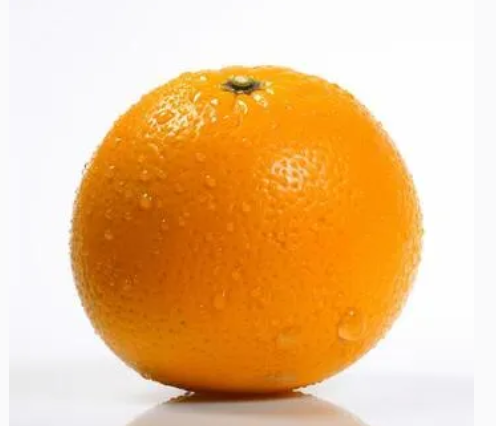
#> input picture TP1/naranja.jpg, 496 x 426 px, found by its file name
$ python 'ejercicio_20_Transformaciones y filtros copy.py'   (older library calls are emulated)
#> lines starting #> are read from the running program, lines starting #| are printed output that depends on the picture
### TP1/ejercicio_18_Transformaciones_y_filtros.py
"""
18
Comparar suavizados
Aplicá blur, GaussianBlur, medianBlur y bilateralFilter
con parámetros equivalentes sobre la misma foto. Ordená
los cuatro resultados de más a menos nítido usando la
 varianza del laplaciano como medida.

Pistacv2.Laplacian(gris, cv2.CV_64F).var() es un estimador
simple de nitidez.
"""
'''
recordar:
blur → promedio simple de los vecinos.
GaussianBlur → promedio ponderado, dando más importancia a
los píxeles cercanos.
medianBlur → reemplaza cada píxel por la mediana de sus vecinos;
es especialmente útil contra ruido tipo “sal y pimienta”.
bilateralFilter → suaviza pero intenta conservar los bordes.
'''


import cv2
import numpy as np
import time

ALFA = 1.4
RUTA="TP1/naranja.jpg"
BETA = 20

def calcular_nitidez(img):
    if len(img.shape) == 3:
        gris = cv2.cvtColor(img, cv2.COLOR_BGR2GRAY)
    else:
        gris = img

    laplaciano = cv2.Laplacian(gris, cv2.CV_64F)

    return laplaciano.var()
# [45 lines left out: function main, not called in this run]


'''
Orden de nitidez: medianBlur (11,03) > GaussianBlur (4,76) > bilateralFilter (2,78) > blur (2,45).
La varianza del Laplaciano se utilizó como medida de nitidez,
ya que valores mayores indican una mayor presencia de cambios
bruscos de intensidad asociados a los bordes.
El orden obtenido corresponde a la imagen utilizada y a
 los parámetros seleccionados para cada filtro.
'''

# [2 lines that do not run on import are left out]

### TP1/ejercicio_20_Transformaciones y filtros copy.py
"""
20
Efecto del tamaño del kernel
Aplicá desenfoque gaussiano con kernels de 3, 7, 15 y 31 píxeles de lado. Guardá cada salida y graficá la varianza del laplaciano en función del tamaño del kernel.

PistaEl lado del kernel tiene que ser impar.
"""


import cv2
import numpy as np
import matplotlib.pyplot as plt
from ejercicio_18_Transformaciones_y_filtros import calcular_nitidez

ALFA = 1.4
RUTA="TP1/naranja.jpg"
BETA = 20


def main():
    img = cv2.imread(RUTA)
#> img is the input picture: shape (426, 496, 3); mean B, G, R 143.9, 193.7, 236.5

    tamanios = [3, 7, 15, 31]

    resultados = []

    for tamanio in tamanios:

        resultado = cv2.GaussianBlur(
            img,
            (tamanio, tamanio),
            0
        )

        nitidez = calcular_nitidez(resultado)

        resultados.append((tamanio, nitidez))

        cv2.imwrite(
            f"gaussian_{tamanio}.png",
            resultado
        )
#> this loop made 4 passes
#> nitidez on passes 1 to 4: 9.47, 3.08, 1.44, 1.09
#> pass 1, in calcular_nitidez, `gris = cv2.cvtColor(img, cv2.COLOR_BGR2GRAY)`:
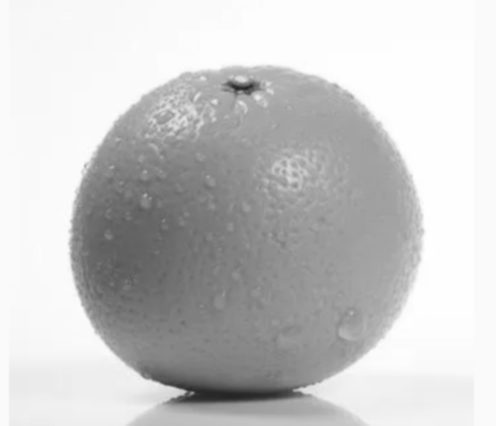
#> gris: shape (426, 496); min 37, max 255, mean 200.8
#> pass 1, in calcular_nitidez, `laplaciano = cv2.Laplacian(gris, cv2.CV_64F)`:
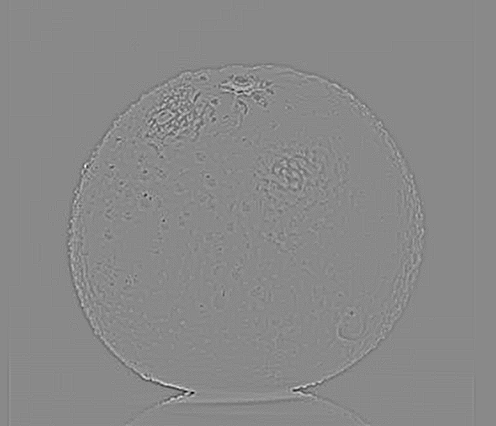
#> laplaciano: shape (426, 496) float64; min -69, max 59, mean 0; drawn with min black and max white
#> after the loop:
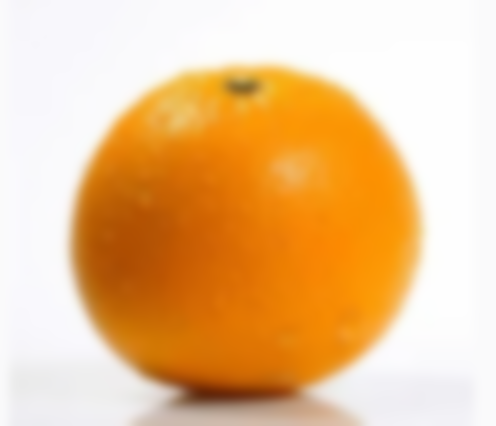
#> resultado: shape (426, 496, 3); mean B, G, R 143.9, 193.7, 236.5
#> after the loop, resultados = [(3, 9.47), (7, 3.08), (15, 1.44), (31, 1.09)]

    print("Varianza del Laplaciano:")

    for tamanio, nitidez in resultados:
        print(f"Kernel {tamanio}x{tamanio}: {nitidez:.2f}")
#> this loop made 4 passes
#| Kernel 3x3: 9.47
#| Kernel 7x7: 3.08
#| Kernel 15x15: 1.44
#| Kernel 31x31: 1.09

    # Gráfico
    tamanios_grafico = [x[0] for x in resultados]
#> tamanios_grafico = [3, 7, 15, 31]
    nitidez_grafico = [x[1] for x in resultados]
#> nitidez_grafico = [9.47, 3.08, 1.44, 1.09]

    plt.figure(figsize=(8, 5))

    plt.plot(
        tamanios_grafico,
        nitidez_grafico,
        marker="o"
    )

    plt.title("Nitidez según el tamaño del kernel")
    plt.xlabel("Tamaño del kernel")
    plt.ylabel("Varianza del Laplaciano")
    plt.xticks(tamanios)
    plt.grid(True)

    plt.show()
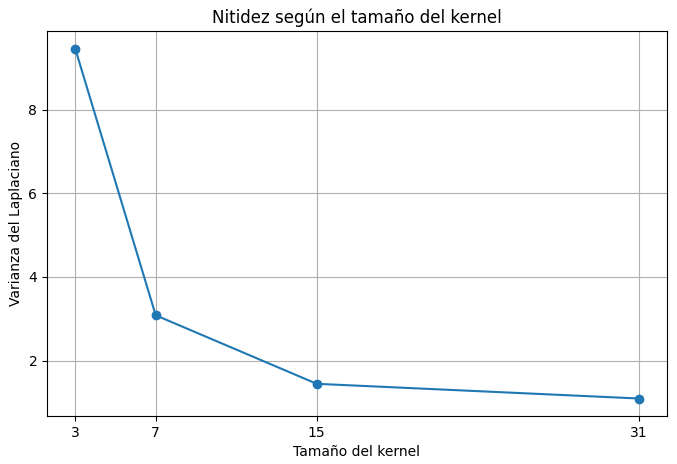
#> figure drawn by matplotlib, 1 panel


'''
Al aumentar el tamaño del kernel gaussiano,
aumenta el nivel de desenfoque y disminuye
la nitidez de la imagen.
 Esto se observa en la varianza del Laplaciano,
 que disminuye de 9,47 para un kernel de 3×3 a 1,09
 para un kernel de 31×31. Por lo tanto, cuanto mayor es el kernel,
   mayor es el suavizado y menor es la cantidad de cambios bruscos de
   intensidad presentes en la imagen.
'''

if __name__ == "__main__":
    main()

$ run again, with TP1/hoja_cuadriculada.png saved as TP1/naranja.jpg
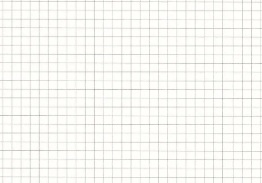
#> input picture TP1/hoja_cuadriculada.png, 262 x 183 px, found by its file name
#> in main, img is the input picture: shape (183, 262, 3); mean B, G, R 242.9, 247.2, 247.4
#> the loop in main, `for tamanio in tamanios: ` made 4 passes
#> nitidez on passes 1 to 4: 58.6, 6.92, 2.33, 0.835
#> pass 1, in calcular_nitidez, `laplaciano = cv2.Laplacian(gris, cv2.CV_64F)`:
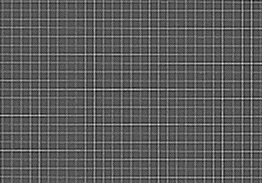
#> laplaciano: shape (183, 262) float64; min -26, max 46, mean 0; drawn with min black and max white
#> after the loop in main, `for tamanio in tamanios:`: resultados = [(3, 58.6), (7, 6.92), (15, 2.33), (31, 0.835)]
#> the loop in main, `for tamanio, nitidez in resultados:` made 4 passes
#> (printed output is left out)
#> tamanios_grafico = [3, 7, 15, 31]
#> nitidez_grafico = [58.6, 6.92, 2.33, 0.835]
#> in main, `plt.show()`:
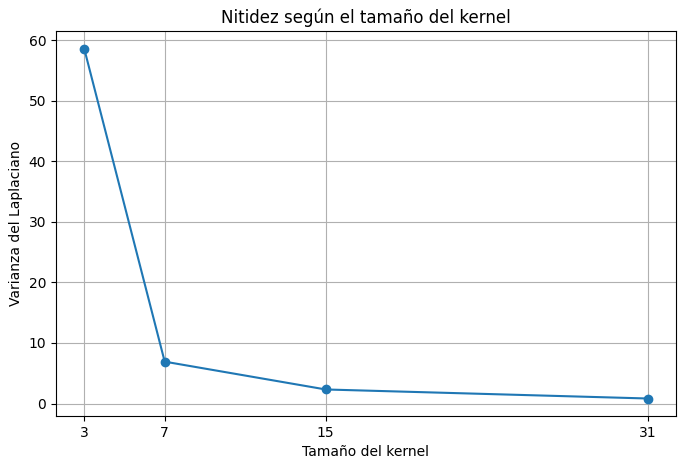
#> figure drawn by matplotlib, 1 panel
